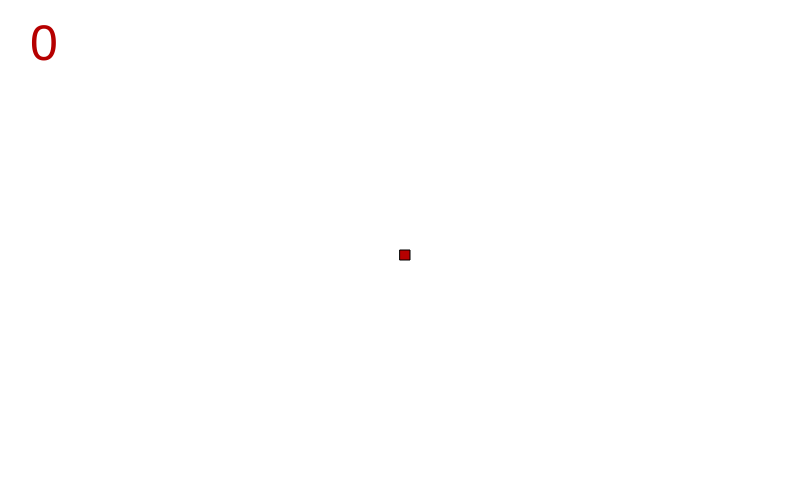
Frame 1 (no input)
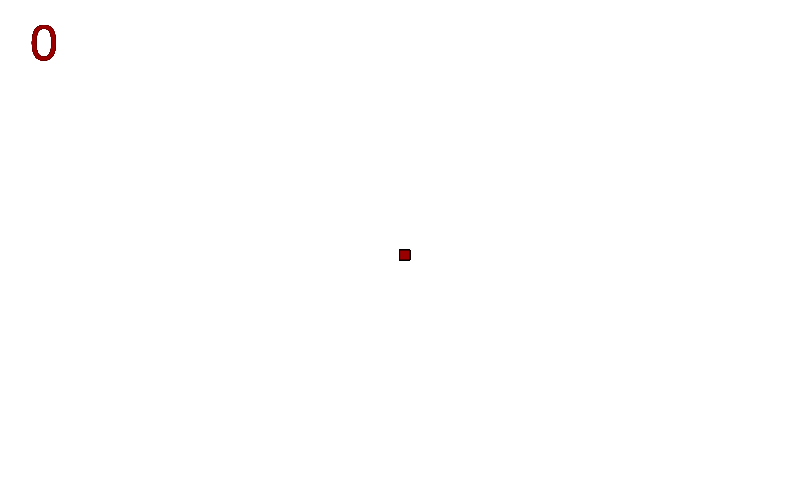
Frame 60 (no input)
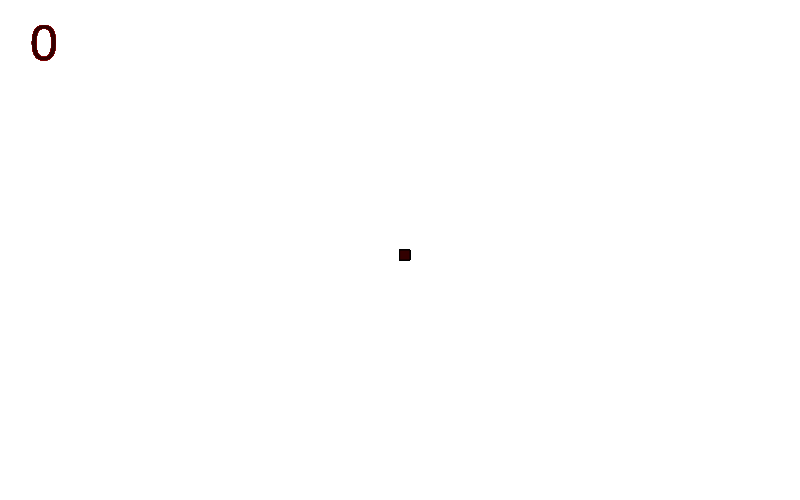
Frame 120 (the mouse pressed at the canvas centre since frame 60)

The p5.js sketch that drew these frames (run headless with seeded random() and noise() and a simulated clock; from frame 60 on, the mouse is pressed at the canvas centre):

// p5.js sketch
// ── sketch.js
var score = 0 ;



function setup() {
  // put setup code here
  createCanvas(800, 500);
}

function draw() {
  // put drawing code here
  fill(random(255), 0, 0);
  rect(width/2, height/2, 10, 10);
  textSize(50);
  text(score, 30, 60);
  }

function mouseReleased() {
  background(100);
  // // background(random(255), random(255), random(255));
  // text(score, 30, 60);
  
score++;

}
